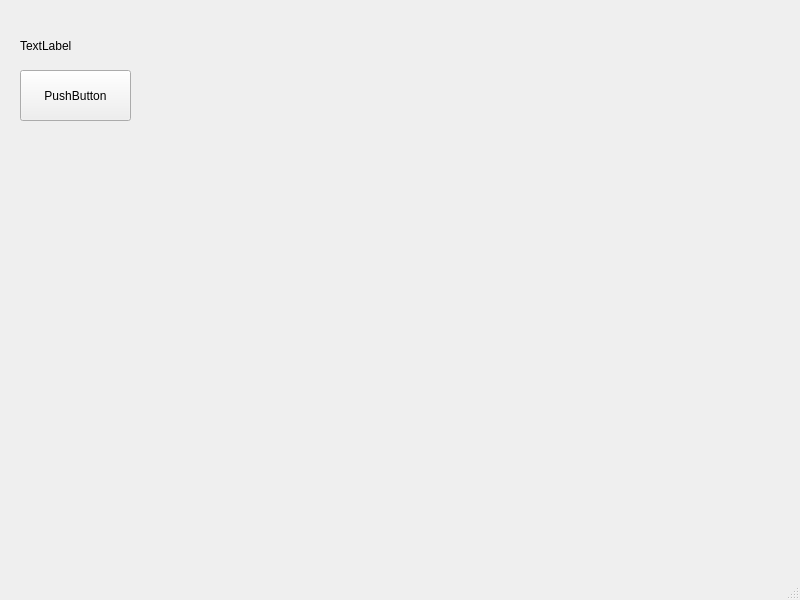
<?xml version="1.0" encoding="UTF-8"?>
<ui version="4.0">
 <class>MainWindow</class>
 <widget class="QMainWindow" name="MainWindow">
  <property name="geometry">
   <rect>
    <x>0</x>
    <y>0</y>
    <width>800</width>
    <height>600</height>
   </rect>
  </property>
  <property name="windowTitle">
   <string>MainWindow</string>
  </property>
  <widget class="QWidget" name="centralwidget">
   <widget class="QLabel" name="label">
    <property name="geometry">
     <rect>
      <x>20</x>
      <y>20</y>
      <width>111</width>
      <height>51</height>
     </rect>
    </property>
    <property name="text">
     <string>TextLabel</string>
    </property>
   </widget>
   <widget class="QPushButton" name="pushButton">
    <property name="geometry">
     <rect>
      <x>20</x>
      <y>70</y>
      <width>111</width>
      <height>51</height>
     </rect>
    </property>
    <property name="text">
     <string>PushButton</string>
    </property>
   </widget>
  </widget>
  <widget class="QMenuBar" name="menubar">
   <property name="geometry">
    <rect>
     <x>0</x>
     <y>0</y>
     <width>800</width>
     <height>23</height>
    </rect>
   </property>
  </widget>
  <widget class="QStatusBar" name="statusbar"/>
 </widget>
 <resources/>
 <connections/>
</ui>
